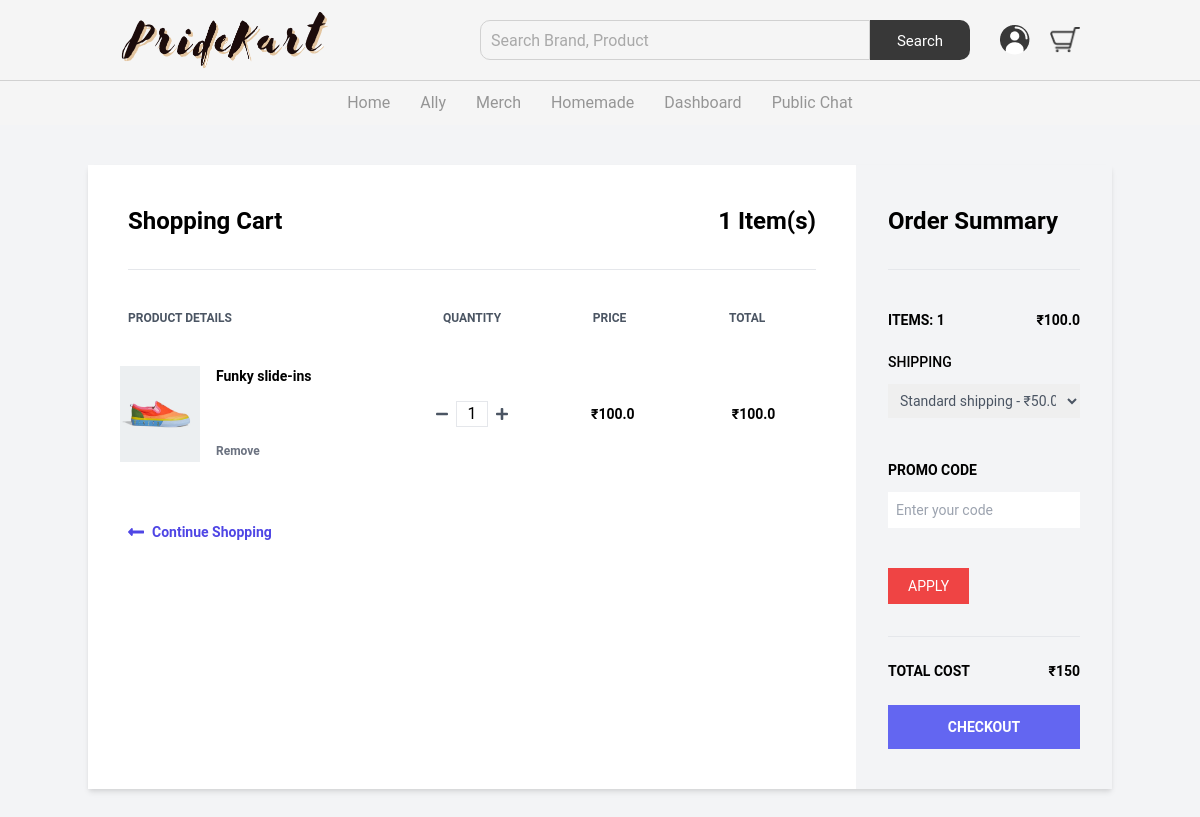
The app's page /cart/ (signed in) with its own data.
### shop/models.py (models this page shows, shortened)
class CartItem(models.Model):
    product = models.ForeignKey(Product, on_delete=models.CASCADE)
    customer = models.ForeignKey(Customer, on_delete=models.CASCADE)
    quantity = models.PositiveIntegerField()
    price = models.FloatField(default = 0)

class Product(models.Model):
    name = models.CharField(max_length=200)
    slug = models.SlugField(max_length=200, unique=True)
    seller = models.ForeignKey(Seller, on_delete=models.CASCADE)
    price = models.FloatField()
    desc = models.TextField()
    quantity = models.PositiveIntegerField()
    discount = models.IntegerField()
    image1 = models.ImageField(upload_to='shop/static/shop/images/products', null=True)
    image2 = models.ImageField(upload_to='shop/static/shop/images/products', null=True)
    image3 = models.ImageField(upload_to='shop/static/shop/images/products', null=True)
    image4 = models.ImageField(upload_to='shop/static/shop/images/products', null=True)

### shop/views.py (the view, shortened to what this page needs)
# urls.py: path('cart/', views.cart, name="cart"),
@login_required(login_url='/login')
def cart(request):
    customer = Customer.objects.get(user=request.user)
    cart_items = CartItem.objects.filter(customer=customer)
    count = len(cart_items)
    amount = 0.0
    shipping_charges = 50.0
    for item in cart_items:
        amount += item.quantity * item.product.price
    context = {
        'items': cart_items,
        'count': count,
        'amount': amount,
        'shipping': shipping_charges
    }
    return render(request, 'shop/cart.html', context=context)

### shop/templates/shop/cart.html (shortened to what this page needs)
<!DOCTYPE html>
<html lang="en">
  {% load static %}
<head>
    <link rel="stylesheet" href="{% static 'shop/css/home.css' %}">
    <link href="https://unpkg.com/tailwindcss@^2/dist/tailwind.min.css" rel="stylesheet">
</head>
<nav class="navbar">
  <div class="nav">
      <img src="{% static 'shop/images/logo.png' %}" class="brand-logo" alt="">
      <div class="nav-items">
        <form method="POST" action="/search/">
          <div class="search">
              <input type="text" name="query" class="search-box" placeholder="search brand, product">
              <button type="submit" class="search-btn">search</button>
          </div>
      </form>
          {% if request.user.is_anonymous %}
          <a href="/login"><img src="{% static 'shop/images/user.png' %}" alt=""></a>
          {% else %}
          <a href="/logout"><img src="{% static 'shop/images/user.png' %}" alt=""></a>
          {% endif %}
          <a href="{% url 'cart' %}"><img src="{% static 'shop/images/cart.png' %}" alt=""></a>
      </div>
          </div>
      <ul class="links-container">
      <li class="link-item"><a href="{% url 'homepage' %}" class="link">Home</a></li>
      <li class="link-item"><a href="#" class="link">Ally</a></li>
      <li class="link-item"><a href="#" class="link">Merch</a></li>
      <li class="link-item"><a href="#" class="link">Homemade</a></li>
      {% if user.is_authenticated %}
        <li class="link-item"><a href="{% url 'seller-dashboard' %}" class="link">Dashboard</a></li>
        <li class="link-item"><a href="{% url 'chat' %}" class="link">Public Chat</a></li>
        {% endif %}
      </ul>
</nav>
  <body class="bg-gray-100">
    <div class="container mx-auto mt-10">
      <div class="flex shadow-md my-10">
        <div class="w-3/4 bg-white px-10 py-10">
          <div class="flex justify-between border-b pb-8">
            <h1 class="font-semibold text-2xl">Shopping Cart</h1>
            <h2 class="font-semibold text-2xl">{{count}} Item(s)</h2>
          </div>
          <div class="flex mt-10 mb-5">
            <h3 class="font-semibold text-gray-600 text-xs uppercase w-2/5">Product Details</h3>
            <h3 class="font-semibold text-center text-gray-600 text-xs uppercase w-1/5 text-center">Quantity</h3>
            <h3 class="font-semibold text-center text-gray-600 text-xs uppercase w-1/5 text-center">Price</h3>
            <h3 class="font-semibold text-center text-gray-600 text-xs uppercase w-1/5 text-center">Total</h3>
          </div>
          {% for item in items %}
          <div class="flex items-center hover:bg-gray-100 -mx-8 px-6 py-5">
            <div class="flex w-2/5">
              <div class="w-20">
                <img class="h-24" src="{{item.product.image1.url}}" alt="">
              </div>
              <div class="flex flex-col justify-between ml-4 flex-grow">
                <span class="font-bold text-sm">{{item.product.name}}</span>
                <form action="/remove-cart-item/" method="POST">
                <button type="submit" class="font-semibold hover:text-red-500 text-gray-500 text-xs">Remove</button>
                </form>
              </div>
            </div>
            <div class="flex justify-center w-1/5">
              <svg class="fill-current text-gray-600 w-3" viewBox="0 0 448 512"><path d="M416 208H32c-17.67 0-32 14.33-32 32v32c0 17.67 14.33 32 32 32h384c17.67 0 32-14.33 32-32v-32c0-17.67-14.33-32-32-32z"/>
              </svg>
              <input class="mx-2 border text-center w-8" type="text" value="1">
            </div>
            <span class="text-center w-1/5 font-semibold text-sm">₹{{item.product.price}}</span>
            <span class="text-center w-1/5 font-semibold text-sm">₹{{item.price}}</span>
          </div>
          {% endfor %}
          <a href="{% url 'shop_homepage' %}" class="flex font-semibold text-indigo-600 text-sm mt-10">
            <svg class="fill-current mr-2 text-indigo-600 w-4" viewBox="0 0 448 512"><path d="M134.059 296H436c6.627 0 12-5.373 12-12v-56c0-6.627-5.373-12-12-12H134.059v-46.059c0-21.382-25.851-32.09-40.971-16.971L7.029 239.029c-9.373 9.373-9.373 24.569 0 33.941l86.059 86.059c15.119 15.119 40.971 4.411 40.971-16.971V296z"/></svg>
            Continue Shopping
          </a>
        </div>
        <div id="summary" class="w-1/4 px-8 py-10">
          <h1 class="font-semibold text-2xl border-b pb-8">Order Summary</h1>
          <div class="flex justify-between mt-10 mb-5">
            <span class="font-semibold text-sm uppercase">Items: {{count}}</span>
            <span class="font-semibold text-sm">₹{{amount}}</span>
          </div>
          <div>
            <label class="font-medium inline-block mb-3 text-sm uppercase">Shipping</label>
            <select class="block p-2 text-gray-600 w-full text-sm">
              <option>Standard shipping - ₹{{shipping}}</option>
            </select>
          </div>
          <div class="py-10">
            <label for="promo" class="font-semibold inline-block mb-3 text-sm uppercase">Promo Code</label>
            <input type="text" id="promo" placeholder="Enter your code" class="p-2 text-sm w-full">
          </div>
          <button class="bg-red-500 hover:bg-red-600 px-5 py-2 text-sm text-white uppercase">Apply</button>
          <div class="border-t mt-8">
            <div class="flex font-semibold justify-between py-6 text-sm uppercase">
              <span>Total cost</span>
              <span>₹{{amount| add:shipping}}</span>
            </div>
            <a href="{% url 'checkout' %}"><button class="bg-indigo-500 font-semibold hover:bg-indigo-600 py-3 text-sm text-white uppercase w-full">Checkout</button></a>
          </div>
        </div>
      </div>
    </div>
  </body>
  </html>

### shop/static/shop/css/nav.css (style rules this page uses)
* { margin: 0; padding: 0; box-sizing: border-box; font-family: 'roboto', sans-serif; }
.navbar { position: sticky; top: 0; left: 0; width: 100%; background: #f5f5f5; z-index: 9; }
.nav { padding: 10px 10vw; display: flex; justify-content: space-between; }
.brand-logo { height: 60px; }
.nav-items { display: flex; align-items: center; }
.search { width: 500px; display: flex; }
.search-box { width: 78%; height: 40px; padding: 10px; border-top-left-radius: 10px; border-bottom-left-radius: 10px; border: 1px solid #d1d1d1; text-transform: capitalize; background: none; color: #a9a9a9; outline: none; }
.search-btn { width: 20%; height: 40px; padding: 10px 20px; border: none; outline: none; cursor: pointer; background: #383838; color: #fff; text-transform: capitalize; font-size: 15px; border-top-right-radius: 10px; border-bottom-right-radius: 10px; }
.search-box::placeholder { color: #a9a9a9; }
.nav-items a { margin-left: 20px; }
.nav-items a img { width: 30px; }
.links-container { width: 100%; display: flex; padding: 10px 10vw; justify-content: center; list-style: none; border-top: 1px solid #d1d1d1; }
.link { text-transform: capitalize; padding: 0 10px; margin: 0 5px; text-decoration: none; color: #383838; opacity: 0.5; transition: .5s; }

### records on screen
CartItem: product.image1 (picture), product.name "Funky slide-ins", product.price "100.0", price "100.0"

### other values on screen
{{ count }} "1"
{{ amount }} "100.0"
{{ amount| add:shipping }} "150"
